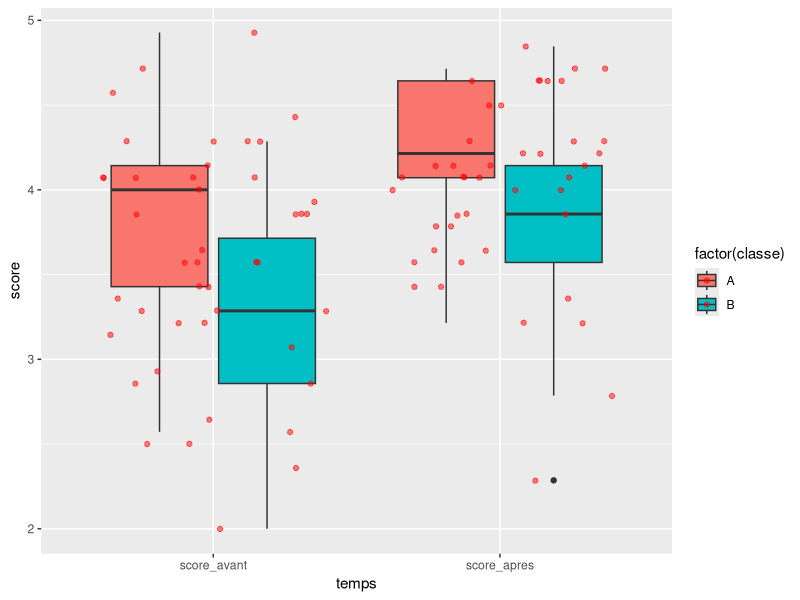
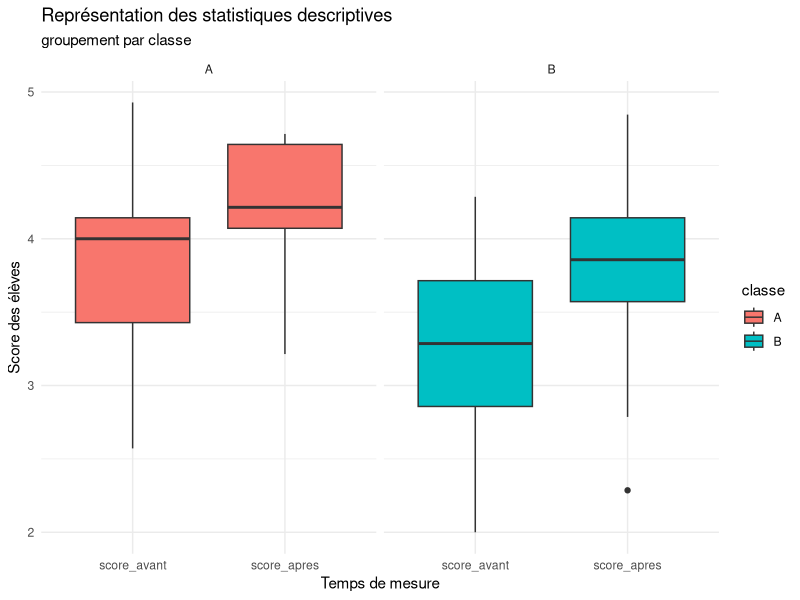

The R source for these figures, in order:
#Zone de lancement des packages----
library(readxl)
library(tidyverse)

#Importation des données brutes----
data1 <- read_excel("data_raw_carine_roche.xlsx") #on note la présence de données manquantes. Les deux scores aberrants ont été transformés en NA dans le fichier excel.
data2 <- data1 #data2 utilisé pour les échantillons dans le markdown.
data2$classe <- as.factor(data2$classe) #transformation de la variable nommée "classe" en variable catégorielle
levels(data2$classe)[c(1,2)] <- c("Classe A","Classe B") #modification des levels de la variable catégorielle "classe"

#Obtention des données de l'échantillon----
data3 <- data1 %>% 
  summarise(n_total=n(),
             n_filles=sum(sexe=="F"),
             n_garcons=sum(sexe=="G"),
             n_categories=nlevels(data2$classe),
             n_classe_A=sum(classe=="1"),
             n_classe_B=sum(classe=="2"),
            #créé uniquement ci-dessous pour faire mon tableau artisanal
             n_classe_A_filles=sum(sexe=="F"&classe=="1"),
             n_classe_A_garcons=sum(sexe=="G"&classe=="1"),
             n_classe_B_filles=sum(sexe=="F"&classe=="2"),
             n_classe_B_garcons=sum(sexe=="G"&classe=="2"))

#Préparation du tableau artisanal (parce que je sais pas le générer) de résumé par level de la variable classe pour la présentation de l'échantillon
#ne fonctionne pas.
data4 <- matrix(c("Classe","n","Filles","Garçons",levels(data2$classe)[1],data3$n_classe_A,data3$n_classe_A_filles,data3$n_classe_A_garcons,levels(data2$classe)[2],data3$n_classe_B,data3$n_classe_B_filles,data3$n_classe_B_garcons),nrow=3, ncol=4, byrow=TRUE)

#autre essai avec la création de data2bis à partir de data2. Utilisation de as.factor puis table().
data2bis <- data2[c(2,3)]
as.factor(data2bis$sexe)
sample <- table(data2bis)
sample2 <- addmargins(sample)
colnames(sample2)[3] <- "total"
rownames(sample2)[3] <- "total"
#Obtention des moyennes et écart-types pour chaque classe et à chaque temps. ----
#En jouant avec group_by et mutate
data5 <- data1 %>% 
  mutate(score_avant=rowMeans(select(.,starts_with("avant")),na.rm =T),
         score_apres=rowMeans(select(.,starts_with("apres")),na.rm =T),
         diff_score=score_apres-score_avant)

data6 <- data5 %>% 
  group_by(classe,sexe) %>% 
  summarise(n=n(),
            avant_avg=mean(score_avant),
            apres_avg=mean(score_apres),
            avant_sd=sd(score_avant),
            apres_sd=sd(score_apres),
  )
data6[4:7]<- round(data6[4:7],2) #arrondir les mean et sd à 2 décimales.
#Création des boxplots descriptifs----
data7 <- data5[,c(2,32,33)]
# je dois restructurer mon tableau...car la variable de score est unique. Mais je dois ajouter la variable de temps.
data8 <- pivot_longer(data7, c(score_avant,score_apres), names_to="temps", values_to="score")
# je veux que score_avant apparaisse en premier
data8$temps <- factor(data8$temps,levels=c("score_avant","score_apres"))
data8$classe <- as.factor(data8$classe)
levels(data8$classe)[levels(data8$classe)=="1"] <- "A"
levels(data8$classe)[levels(data8$classe)=="2"] <- "B"
#le graph avec deux variantes

library(ggplot2)

plot_desc <- ggplot(data8, aes(y = score, x = temps, fill=factor(classe))) +
  geom_boxplot() +
  geom_jitter(color = "red", alpha = 0.5)

plot_desc2 <- ggplot(data8) +
 aes(x = temps, y = score, fill = classe)+
 geom_boxplot() +
 labs(x = "Temps de mesure", y = "Score des élèves", title = "Représentation des statistiques descriptives", subtitle = "groupement par classe") +
 theme_minimal() +
 facet_wrap(vars(classe))




